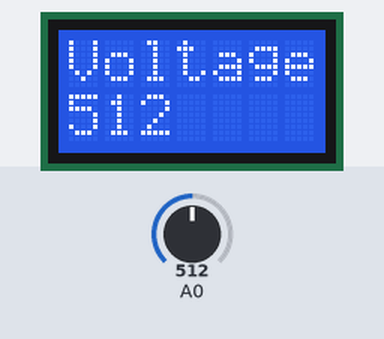
Recording of a sketch running on a simulated Arduino Uno, built with avr-gcc and run on an emulated ATmega328P. Shown: 7×2 character LCD. Inputs (shaded band) come from the test bench; at power-on: A0 = 512.

Above: at 1.2 s.
1.3 s: A0 set to 716
At 2.2 s:
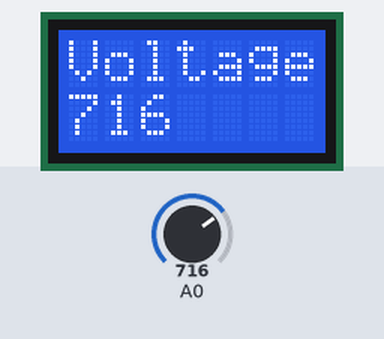
2.8 s: A0 set to 900
At 3.3 s:
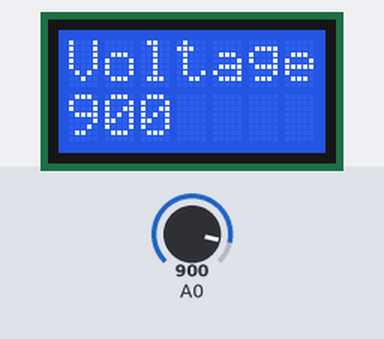
4.3 s: A0 set to 1023
At 5.7 s:
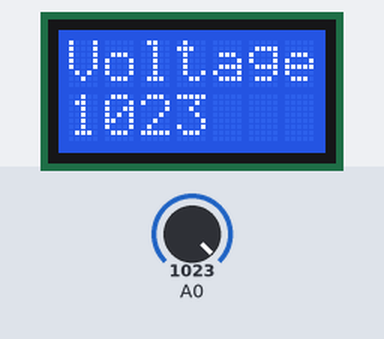
Timing chart, 0 to 7.3 s (numbered marks = the images above; inputs shaded):
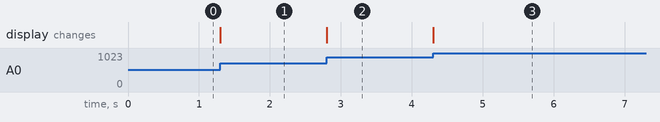

Measured:
- after the input at 1.3 s, the display: changes at once (image 1)
- after the input at 2.8 s, the display: changes at once (image 2)
- after the input at 4.3 s, the display: changes at once (image 3)

The sketch:

job02.ino
```cpp
#include <LiquidCrystal.h>

LiquidCrystal lcd(2,3,4,5,6,7);

/* display current Voltage with poe*/

void setup() {
  lcd.begin(7, 2);
  lcd.print("Voltage:");
}

void loop() {
  lcd.setCursor(0, 1);
  lcd.print(analogRead(0));
}
```
